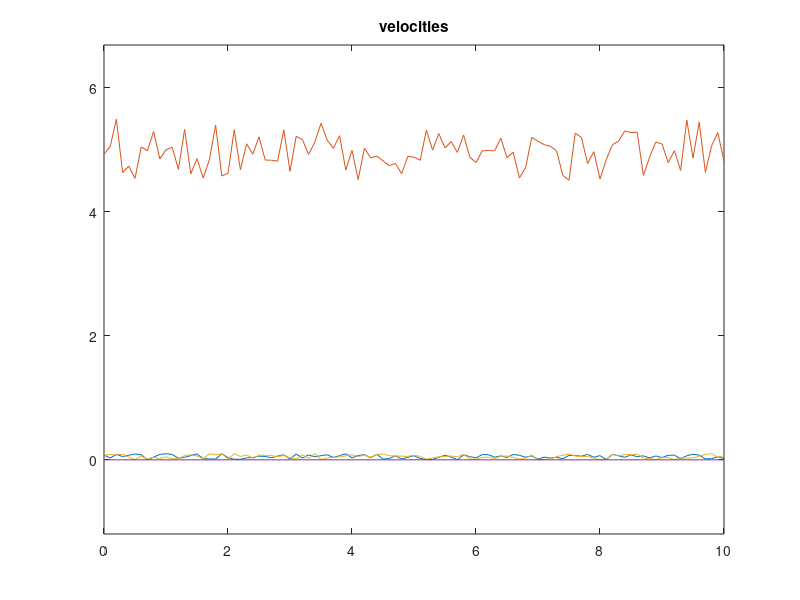
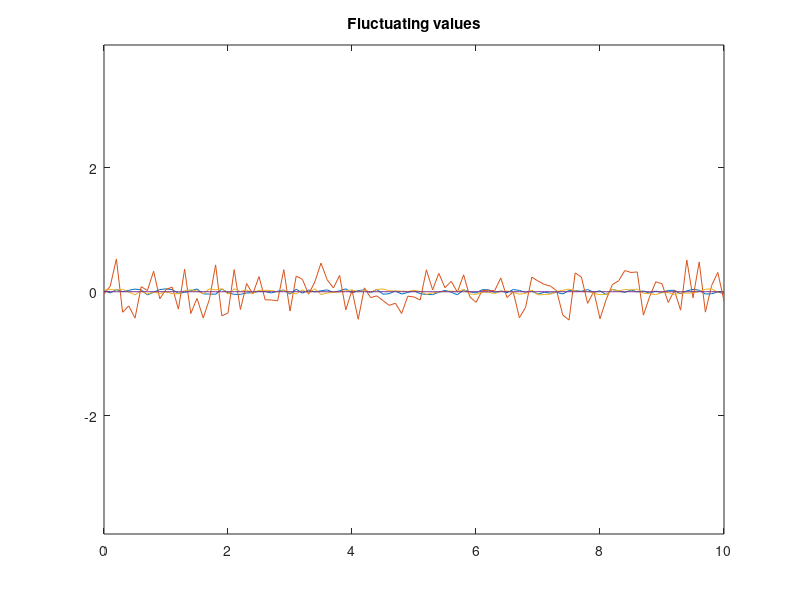
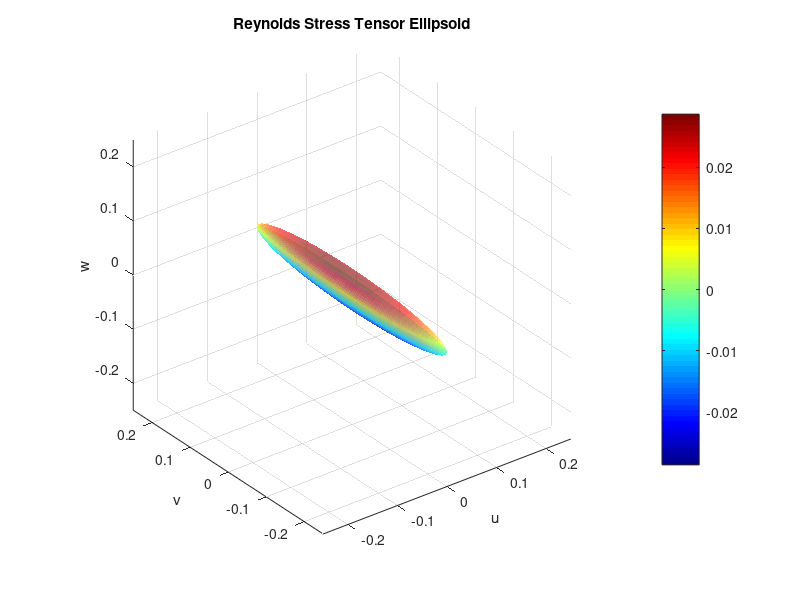

Here is the MATLAB script that generated these plots, in order:
%understanding Reynols  navier stokes averaging
clc
close all 
fprintf("####################################################\n")

%velocity with fluctuations 
n_points=101;
t_turb=10;

u = 0 + 0.1*rand(1,n_points); 
v = 4.5  + 1*rand(1,n_points); 
w = 0 + 0.1*rand(1,n_points); 

t=linspace(0,t_turb,n_points);
zero_vector=zeros(1,n_points);%for reference

figure(1)
plot(t,u)
title("velocities")
hold on
plot(t,v)
hold on
plot(t,w)
hold on
plot(t,zero_vector)
axis equal
hold off

%mean values
u_mean=(1/t_turb)*trapz(t,u);
fprintf("U mean=")
disp(u_mean)
v_mean=(1/t_turb)*trapz(t,v);
fprintf("V mean=")
disp(v_mean)
w_mean=(1/t_turb)*trapz(t,w);
fprintf("W mean=")
disp(w_mean)

%fluctuating values
u_f=u-u_mean;
v_f=v-v_mean;
w_f=w-w_mean;

figure(2)

plot(t,u_f)
title("Fluctuating values")
hold on
plot(t,v_f)
hold on
plot(t,w_f)
hold on
plot(t,zero_vector)
axis equal
hold off

%averages of fluctuations
u_t_mean=(1/t_turb)*trapz(t,u_f);
fprintf("U fluctuating mean=")
disp(u_t_mean)
v_t_mean=(1/t_turb)*trapz(t,v_f);
fprintf("V fluctuating mean=")
disp(v_t_mean)
w_t_mean=(1/t_turb)*trapz(t,w_f);
fprintf("W fluctuating mean=")
disp(w_t_mean)

%variances
u_f2=u_f.^2;
v_f2=v_f.^2;
w_f2=w_f.^2;

u_f2_mean=(1/t_turb)*trapz(t,u_f2);
fprintf("u'2 variance=")
disp(u_f2_mean)
v_f2_mean=(1/t_turb)*trapz(t,v_f2);
fprintf("v'2 variance=")
disp(v_f2_mean)
w_f2_mean=(1/t_turb)*trapz(t,w_f2);
fprintf("w'2 variance=")
disp(w_f2_mean)

%r.m.s
u_f2_rms=sqrt(u_f2_mean);
fprintf("u'2 rms=")
disp(u_f2_rms)
v_f2_rms=sqrt(v_f2_mean);
fprintf("v'2 rms=")
disp(v_f2_rms)
w_f2_rms=sqrt(w_f2_mean);
fprintf("w'2 rms=")
disp(w_f2_rms)

%Kinetic turbulent energy
k_turb=0.5*(u_f2_mean+v_f2_mean+w_f2_mean);
fprintf("Turbulent kinetik energy =")
disp(k_turb)

%second moments
%u'v'
u_v_f=u_f.*v_f;
u_v_mean=(1/t_turb)*trapz(t,u_v_f);
fprintf("u'v'- =")
disp(u_v_mean)

%u'w'
u_w_f=u_f.*w_f;
u_w_mean=(1/t_turb)*trapz(t,u_w_f);
fprintf("u'w'- =")
disp(u_w_mean)

%v,w
v_w_f=v_f.*w_f;
v_w_mean=(1/t_turb)*trapz(t,v_w_f);
fprintf("v'w'- =")
disp(v_w_mean)


%higher order moments

%Skewness
u_f3=u_f.^3;
v_f3=v_f.^3;
w_f3=w_f.^3;

u_f3_mean=(1/t_turb)*trapz(t,u_f3);
fprintf("u'3 skewness=")
disp(u_f3_mean)
v_f3_mean=(1/t_turb)*trapz(t,v_f3);
fprintf("v'3 skewness=")
disp(v_f3_mean)
w_f3_mean=(1/t_turb)*trapz(t,w_f3);
fprintf("w'3 skewness=")
disp(w_f3_mean)



%Kurtosis (Peakedness)
u_f4=u_f.^4;
v_f4=v_f.^4;
w_f4=w_f.^4;

u_f4_mean=(1/t_turb)*trapz(t,u_f4);
fprintf("u'4 kurtosis=")
disp(u_f3_mean)
v_f4_mean=(1/t_turb)*trapz(t,v_f4);
fprintf("v'4 kurtosis=")
disp(v_f3_mean)
w_f4_mean=(1/t_turb)*trapz(t,w_f4);
fprintf("w'4 kurtosis=")
disp(w_f4_mean)


%Turbulent Stress tensor

turb_stress_tensor=[u_f2_mean,u_v_mean,u_w_mean;u_v_mean,v_f2_mean,v_w_mean;u_w_mean,v_w_mean,w_f2_mean];
fprintf("Reynolds stress tensor = \n")
disp(turb_stress_tensor)


%Representing as a ellipsoid
[V,D]=eig(turb_stress_tensor);


% Get semi-axis lengths (sqrt of eigenvalues for energy ellipsoid)
a = sqrt(D(1,1)); % x-axis
b = sqrt(D(2,2)); % y-axis
c = sqrt(D(3,3)); % z-axis

% Generate a unit sphere
[x, y, z] = ellipsoid(0, 0, 0, 1, 1, 1, 50);

% Scale and rotate the sphere into an ellipsoid
X = V(1,1)*a*x + V(1,2)*b*y + V(1,3)*c*z;
Y = V(2,1)*a*x + V(2,2)*b*y + V(2,3)*c*z;
Z = V(3,1)*a*x + V(3,2)*b*y + V(3,3)*c*z;

% Plot the ellipsoid
figure;
surf(X, Y, Z, 'FaceAlpha', 0.6, 'EdgeColor', 'none');
axis equal;
xlabel('u'); ylabel('v'); zlabel('w');
title('Reynolds Stress Tensor Ellipsoid');
colormap('jet');
colorbar;
grid on;
view(3);